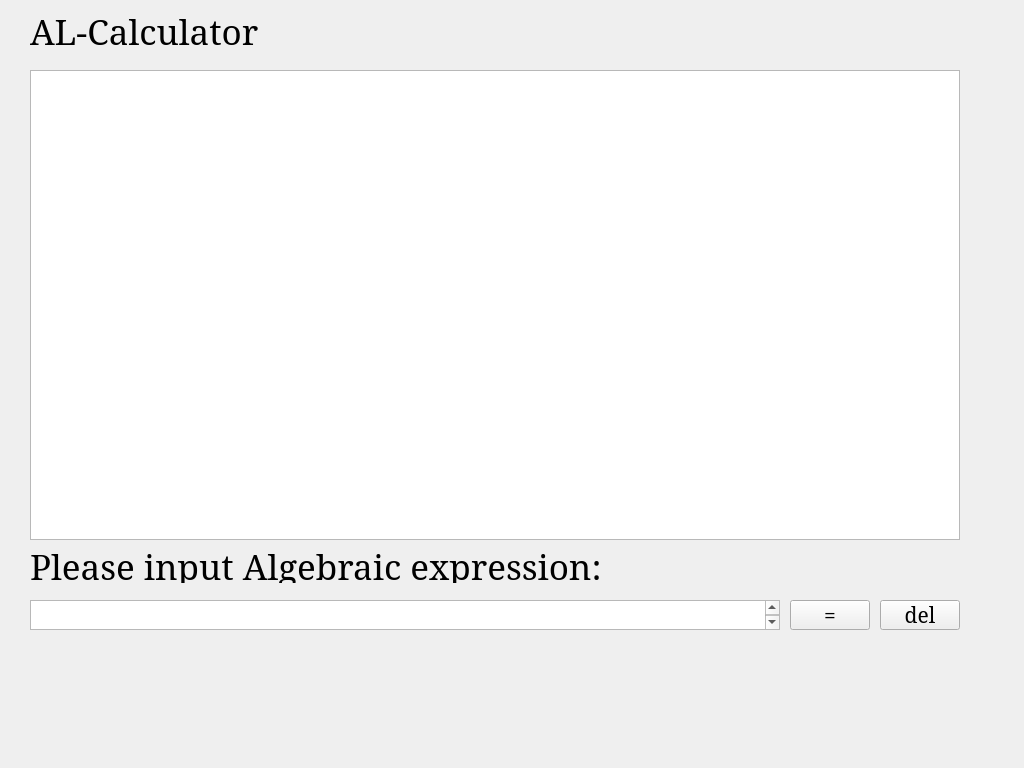
<?xml version="1.0" encoding="UTF-8"?>
<ui version="4.0">
 <class>mCalculator</class>
 <widget class="QWidget" name="mCalculator">
  <property name="geometry">
   <rect>
    <x>0</x>
    <y>0</y>
    <width>1024</width>
    <height>768</height>
   </rect>
  </property>
  <property name="font">
   <font>
    <family>Serif</family>
    <pointsize>26</pointsize>
   </font>
  </property>
  <property name="windowTitle">
   <string>mCalculator</string>
  </property>
  <widget class="QLabel" name="label_name">
   <property name="geometry">
    <rect>
     <x>30</x>
     <y>10</y>
     <width>930</width>
     <height>42</height>
    </rect>
   </property>
   <property name="minimumSize">
    <size>
     <width>930</width>
     <height>42</height>
    </size>
   </property>
   <property name="text">
    <string>AL-Calculator</string>
   </property>
  </widget>
  <widget class="QTextEdit" name="textEdit_display">
   <property name="geometry">
    <rect>
     <x>30</x>
     <y>70</y>
     <width>930</width>
     <height>470</height>
    </rect>
   </property>
   <property name="minimumSize">
    <size>
     <width>930</width>
     <height>470</height>
    </size>
   </property>
  </widget>
  <widget class="QLabel" name="label_2">
   <property name="geometry">
    <rect>
     <x>30</x>
     <y>550</y>
     <width>930</width>
     <height>33</height>
    </rect>
   </property>
   <property name="text">
    <string>Please input Algebraic expression:</string>
   </property>
  </widget>
  <widget class="QTextEdit" name="textEdit_2">
   <property name="geometry">
    <rect>
     <x>30</x>
     <y>600</y>
     <width>750</width>
     <height>30</height>
    </rect>
   </property>
  </widget>
  <widget class="QPushButton" name="pushButton_equal">
   <property name="geometry">
    <rect>
     <x>790</x>
     <y>600</y>
     <width>80</width>
     <height>30</height>
    </rect>
   </property>
   <property name="font">
    <font>
     <pointsize>16</pointsize>
    </font>
   </property>
   <property name="text">
    <string>=</string>
   </property>
  </widget>
  <widget class="QPushButton" name="pushButton_del">
   <property name="geometry">
    <rect>
     <x>880</x>
     <y>600</y>
     <width>80</width>
     <height>30</height>
    </rect>
   </property>
   <property name="font">
    <font>
     <pointsize>16</pointsize>
    </font>
   </property>
   <property name="text">
    <string>del</string>
   </property>
  </widget>
 </widget>
 <layoutdefault spacing="6" margin="11"/>
 <resources/>
 <connections/>
</ui>
